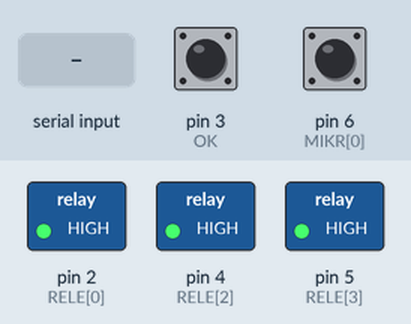
Recording of a sketch running on a simulated Arduino Uno, built with avr-gcc and run on an emulated ATmega328P. Shown: switched loads named in the sketch (green lamp = pin HIGH). Inputs (shaded band) come from the test bench; at power-on: pin 3 (OK) HIGH, pin 6 (MIKR[0]) HIGH.

Above: at 1.2 s.
1.3 s: pin 3 (OK) pulled LOW for 0.15 s
At 1.9 s:
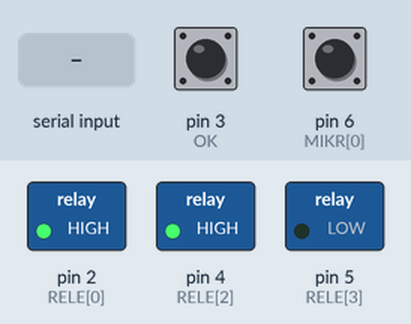
2.9 s: pin 6 (MIKR[0]) pulled LOW for 0.15 s
At 3.2 s:
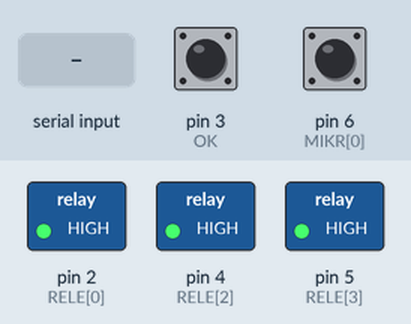
7.0 s: "31" received over Serial
At 8.3 s:
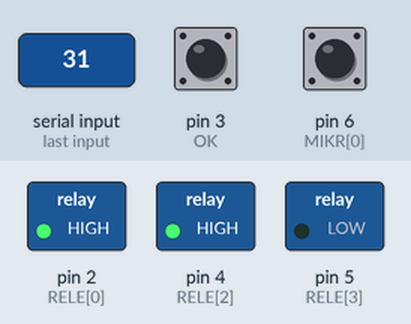
Timing chart, 0 to 10.0 s (numbered marks = the images above; inputs shaded):
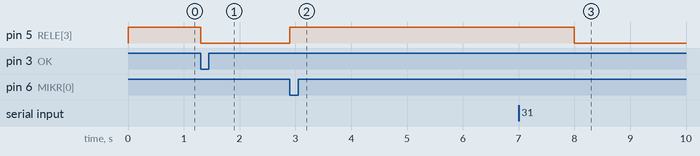

The sketch:

windowsDispley.ino
```cpp
#define OK 3
#define LATCH 8

String msg;

byte RELE[] = {2,3,4,5};
byte MIKR[] = {6,7};
bool up1 = true;
bool dw = true;
bool opeen = false;

void setup() {
    Serial.begin(9600);

    pinMode(LATCH, OUTPUT);
      digitalWrite(LATCH, LOW);

  for(int i = 0; i<4; i++){
    pinMode(RELE[i], OUTPUT);
     digitalWrite(RELE[i], HIGH);
  }

  for(int i = 0; i<2; i++){
    pinMode(MIKR[i], INPUT_PULLUP);
  }
  pinMode(OK, INPUT_PULLUP);
}

void loop() {
    msg = serial();
   // Serial.println(msg);
    if(msg == "31")
    {
      dw = false;
      msg = "";
    }
    if(msg == "32")
    {
      up1 = false;
      msg = "";
    }
    if(msg == "33")
    {
      if(dw == true && opeen == true){
        msg = "";
       digitalWrite(LATCH, HIGH);
       Serial.println("ON");
       delay(100);
       digitalWrite(LATCH, LOW);
      }
      else if(up1 == true && opeen == false)
      {
       msg = "";
       digitalWrite(LATCH, HIGH);
       Serial.println("OFF");
       delay(100);
       digitalWrite(LATCH, LOW);
      }
    }


    if(digitalRead(OK) == LOW){
     dw = false;
    }

    if(dw == false){
     while(!digitalRead(MIKR[0]) == LOW){
       down();
     }
     st();
     dw = true;
     opeen = true;
    }

    if(up1 == false){
     while(!digitalRead(MIKR[1]) == HIGH){
       up();
     }
     st();
     up1 = true;
     opeen = false;
  }

}


String serial(){
 if (Serial.available() > 0) {

       String c = Serial.readString();
       Serial.flush();
       return c;
 }
 return "0";
}


void up(){
  digitalWrite(RELE[2],LOW);
  digitalWrite(RELE[3],HIGH);

}
void down(){
  digitalWrite(RELE[2],HIGH);
  digitalWrite(RELE[3],LOW);

}
void st(){
  digitalWrite(RELE[2],HIGH);
  digitalWrite(RELE[3],HIGH);

}
```

Measured:
- after the input at 1.3 s, pin 5 (RELE[3]): HIGH → LOW at once
- after the input at 2.9 s, pin 5 (RELE[3]): LOW → HIGH at once
- after the input at 7.0 s, pin 5 (RELE[3]): HIGH → LOW after 1.0 s
